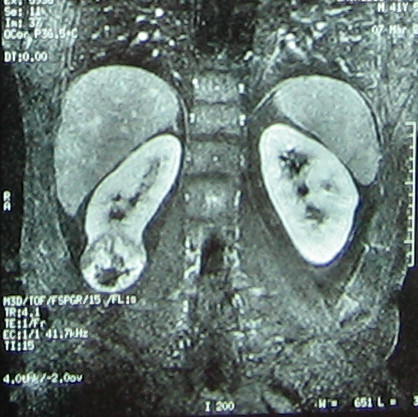
#> input picture images/Train-images/1471-2490-6-26-1.jpg, 418 x 417 px, found by its file name; its folder holds 4 pictures in this run
$ python PCA.py
#> lines starting #> are read from the running program, lines starting #| are printed output that depends on the picture

import pandas as pd
import cv2
from cv2 import *
import numpy as np
from scipy.stats import wasserstein_distance
from matplotlib import pyplot as plt
import matplotlib.pyplot as plt
from matplotlib.legend_handler \
    import HandlerLine2D
import matplotlib.patches as mpatches
from time import time
import numpy as np
import matplotlib.pyplot as plt
from sklearn import metrics
from sklearn.cluster import KMeans
from sklearn.datasets import load_digits
from sklearn.decomposition import PCA
from skimage import feature
from skimage import feature
from sklearn.preprocessing import scale
from sklearn.discriminant_analysis import LinearDiscriminantAnalysis
from matplotlib import pyplot
from mpl_toolkits.mplot3d import Axes3D
import matplotlib.pyplot as plt

from skimage.feature import hog
from skimage import data, exposure
import random
def CALC_SHOW_PCA_2D(X,STRING_MODEL):

    pca = PCA(n_components=2)
    X_r = pca.fit(X).transform(X)
    target_names = ['MRI', 'CT']
    y = np.full((len(ImagesOfMri)), 0)
    y1 = np.full((len(ImagesOfCt)), 1)
    y = np.concatenate((y, y1), axis=0, out=None)

    # Percentage of variance explained for each components
    print('explained variance ratio (first two components): %s'
          % str(pca.explained_variance_ratio_))

    plt.figure()
    colors = ['navy', 'turquoise']
    lw = 2

    for color, i, target_name in zip(colors, [0, 1], target_names):
        plt.scatter(X_r[y == i, 0], X_r[y == i, 1], color=color, alpha=.8, lw=lw,
                    label=target_name)
    plt.legend(loc='best', shadow=False, scatterpoints=1)
    plt.title('PCA of mri/ct '+STRING_MODEL)
    plt.show()

def CALC_SHOW_PCA_3D(Data, STRING_MODEL):
    pca = PCA(n_components=3)
    DataPCA = pca.fit(Data).transform(Data)
    target_names = ['MRI', 'CT']
    group1 = np.full((len(ImagesOfMri)), 0)#Mri Group=0
    group2 = np.full((len(ImagesOfCt)), 1)#ct Group=0
    Group = np.concatenate((group1, group2), axis=0, out=None)#all Groups
    x = [x for (x ,y , z) in DataPCA]
    y = [y for (x ,y , z) in DataPCA]
    z=[z for (x ,y , z) in DataPCA]

    fig = pyplot.figure()
    ax = Axes3D(fig)
    colors = ['red', 'blue']
    lw = 2

    for color, i, target_name in zip(colors, [0, 1], target_names):#Draw a 3D graph by the colored groups
      ax.scatter(DataPCA[Group == i, 0], DataPCA[Group == i, 1], DataPCA[Group == i, 2], color=color, alpha=.8, lw=lw, label=target_name)
    plt.legend(loc='best', shadow=False, scatterpoints=1)
    plt.title('PCA of mri/ct '+STRING_MODEL)

    pyplot.show()

def calc_dsy(images):
    img_to_2d= [two_dim(im) for im in images]
    img_to_dsy = [skimage.feature.daisy(img, step=15, radius=15, rings=3, histograms=8,
                          orientations=4, normalization='l1', sigmas=None, ring_radii=None, visualize=False_) for img in img_to_2d]
    return img_to_dsy

def img_to_histogram(images):
    # create an array of histogram for all the images
    img_to_hist = [cv2.calcHist([img], [0], None, [256], [0, 256]) for img in images]
    # Calculation of a normalized histogram
    img_to_hist = [norm_hist(hist) for hist in img_to_hist]
    return img_to_hist
# [6 lines of commented-out code are left out]

def norm_hist(hist):
    img_to_hist = cv2.normalize(hist, hist)
    return img_to_hist


def calc_avg_hist(array_of_hist):
    """The function get a list names of relevant images end return tha avarage histogram for all images"""

    # convert list to an array
    a = np.array(array_of_hist)
    # Calculation of average histogram
    avg_hist = np.mean(a, axis=0)
    return avg_hist


def two_dim(array):
    """"The function accepts an array with more than two dimensions and returns an array with one dimension"""
    two_dim = [hist.flatten() for hist in array]
    return two_dim


def concatenate_mri_ct(mri_arr, ct_arr):
    return np.concatenate((mri_arr, ct_arr), axis=0, out=None)


def calc_canny(array_of_img):
    img_to_canny = [cv2.Canny(im, 1, 30, L2gradient=False) for im in array_of_img]
    return img_to_canny


df = pd.read_csv('InputFiles/dataset.csv', names=['Images', 'Questions', 'Answers'])  # open csv file and rename columns
#> (reads InputFiles/dataset.csv from the repository)

# # dictionary of replaceable words
replace_dict = {"magnetic resonance imaging": "mri",
                "mri scan": 'mri',
                "MRI": "mri",
                "shows": "show",
                "reveal": "show",
                "demonstrate": "show",
                "CT": "ct",
                "ct scan": "ct",
                "does": "", "do ": "", "the": "",
                # " a ":' ',' is ':' ',
                }
df.replace(to_replace=replace_dict, inplace=True, regex=True)  # replace word

ImagesOfMri = df[(~df['Questions'].str.contains('mri|ct') & df['Questions'].str.contains('what') & df[
    'Answers'].str.contains('mri')) == True]['Images']
ImagesOfCt = df[(~df['Questions'].str.contains('mri|ct') & df['Questions'].str.contains('what') & df[
    'Answers'].str.contains('ct')) == True]['Images']

ImagesOfMri = [cv2.imread("images\Train-images\\" + img + ".jpg") for img in ImagesOfMri]
#> ImagesOfMri = 544 items
ImagesOfCt = [cv2.imread("images\Train-images\\" + img + ".jpg") for img in ImagesOfCt]
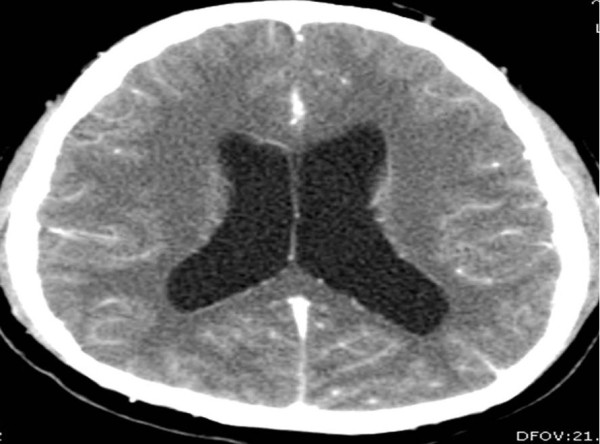
#> input picture images/Train-images/1752-1947-5-359-1.jpg, 600 x 444 px, found by its file name
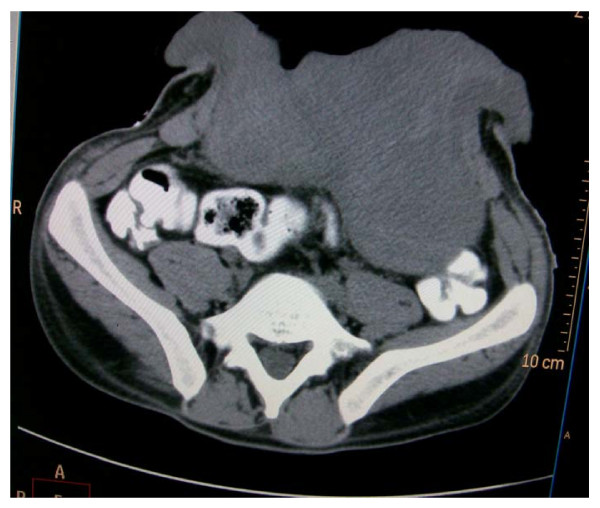
#> input picture images/Train-images/1477-7819-9-35-2.jpg, 600 x 508 px, found by its file name
#> ImagesOfCt = 919 items

# loading all the image that it's answers contain mri or ct

# *************HISTOGRAM********************
mri_hist = two_dim(img_to_histogram(ImagesOfMri))
#> in img_to_histogram, `img_to_hist = [cv2.calcHist([img], [0], None, [256], [0, 256]) for img..`: img_to_hist = 544 items
#> mri_hist = 544 items
ct_hist = two_dim(img_to_histogram(ImagesOfCt))
#> ct_hist = 919 items

data_hist = concatenate_mri_ct(mri_hist, ct_hist)

CALC_SHOW_PCA_3D(data_hist, "HISTOGRAM")
#> in CALC_SHOW_PCA_3D, `DataPCA = pca.fit(Data).transform(Data)`: DataPCA = 1463 rows, first 8: [-0.00192, -0.000475, -1.75e-05], [-0.00192, -0.000475, -1.75e-05], [-0.00192, -0.000475, -1.75e-05], [-0.00192, -0.000475, -1.75e-05], [-0.00192, -0.000475, -1.75e-05], [-0.00192, -0.000475, -1.75e-05], [-0.00192, -0.000475, -1.75e-05], [-0.00192, -0.000475, -1.75e-05]
#> in CALC_SHOW_PCA_3D, `group1 = np.full((len(ImagesOfMri)), 0)#Mri Group=0`: group1 = 544 values from 0 to 0
#> in CALC_SHOW_PCA_3D, `group2 = np.full((len(ImagesOfCt)), 1)#ct Group=0`: group2 = 919 values from 1 to 1
#> in CALC_SHOW_PCA_3D, `Group = np.concatenate((group1, group2), axis=0, out=None)#all Groups`: Group = 1463 values from 0 to 1
#> in CALC_SHOW_PCA_3D, `x = [x for (x ,y , z) in DataPCA]`: x = 1463 values, max 0.942 at index 135, min -0.00192 at index 0, mean -2.19e-10
#> in CALC_SHOW_PCA_3D, `y = [y for (x ,y , z) in DataPCA]`: y = 1463 values, max 0.72 at index 1241, min -0.329 at index 135, mean -4.6e-10
#> in CALC_SHOW_PCA_3D, `z=[z for (x ,y , z) in DataPCA]`: z = 1463 values, max 0.55 at index 1241, min -0.592 at index 1158, mean 7.35e-11

# *************HOG********************
# HOG(ImagesOfMri)

# *******************DAISY**************************

# mri_dsy=two_dim(calc_dsy(ImagesOfMri[0]))
#
# ct_dsy=two_dim(calc_dsy(ImagesOfCt[0]))
#
# data_dsy=concatenate_mri_ct(mri_dsy,ct_dsy)

# CALC_SHOW_PCA(data_dsy,"daisy")
